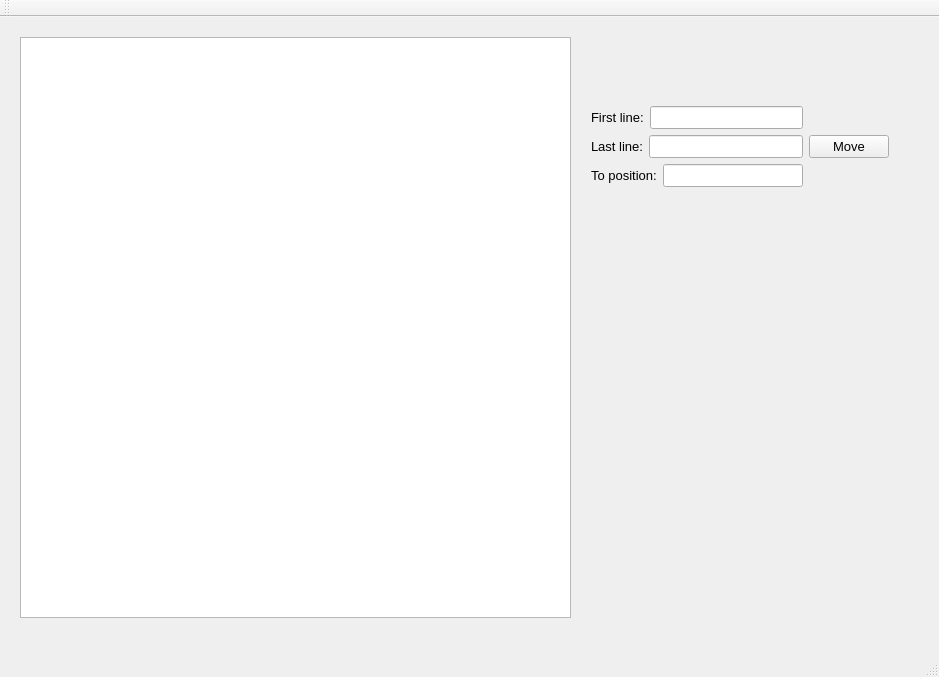
<?xml version="1.0" encoding="UTF-8"?>
<ui version="4.0">
 <class>MainWindowClass</class>
 <widget class="QMainWindow" name="MainWindowClass">
  <property name="geometry">
   <rect>
    <x>0</x>
    <y>0</y>
    <width>939</width>
    <height>677</height>
   </rect>
  </property>
  <property name="windowTitle">
   <string>MainWindow</string>
  </property>
  <widget class="QWidget" name="centralWidget">
   <widget class="QListWidget" name="listWidget">
    <property name="geometry">
     <rect>
      <x>20</x>
      <y>20</y>
      <width>551</width>
      <height>581</height>
     </rect>
    </property>
   </widget>
   <widget class="QWidget" name="">
    <property name="geometry">
     <rect>
      <x>580</x>
      <y>20</y>
      <width>320</width>
      <height>161</height>
     </rect>
    </property>
    <layout class="QVBoxLayout" name="verticalLayout_2">
     <item>
      <widget class="QLabel" name="infoLabel">
       <property name="font">
        <font>
         <pointsize>10</pointsize>
        </font>
       </property>
       <property name="text">
        <string/>
       </property>
      </widget>
     </item>
     <item>
      <layout class="QHBoxLayout" name="horizontalLayout_3">
       <item>
        <layout class="QVBoxLayout" name="verticalLayout">
         <item>
          <layout class="QHBoxLayout" name="horizontalLayout">
           <item>
            <widget class="QLabel" name="label">
             <property name="font">
              <font>
               <pointsize>10</pointsize>
              </font>
             </property>
             <property name="text">
              <string>First line:</string>
             </property>
            </widget>
           </item>
           <item>
            <widget class="QLineEdit" name="firstLine">
             <property name="font">
              <font>
               <pointsize>10</pointsize>
              </font>
             </property>
             <property name="inputMask">
              <string>9999</string>
             </property>
            </widget>
           </item>
          </layout>
         </item>
         <item>
          <layout class="QHBoxLayout" name="horizontalLayout_2">
           <item>
            <widget class="QLabel" name="label_2">
             <property name="font">
              <font>
               <pointsize>10</pointsize>
              </font>
             </property>
             <property name="text">
              <string>Last line:</string>
             </property>
            </widget>
           </item>
           <item>
            <widget class="QLineEdit" name="lastLine">
             <property name="font">
              <font>
               <pointsize>10</pointsize>
              </font>
             </property>
             <property name="inputMask">
              <string>9999</string>
             </property>
            </widget>
           </item>
          </layout>
         </item>
         <item>
          <layout class="QHBoxLayout" name="horizontalLayout_4">
           <item>
            <widget class="QLabel" name="label_3">
             <property name="font">
              <font>
               <pointsize>10</pointsize>
              </font>
             </property>
             <property name="text">
              <string>To position:</string>
             </property>
            </widget>
           </item>
           <item>
            <widget class="QLineEdit" name="position">
             <property name="font">
              <font>
               <pointsize>10</pointsize>
              </font>
             </property>
             <property name="inputMask">
              <string>999</string>
             </property>
            </widget>
           </item>
          </layout>
         </item>
        </layout>
       </item>
       <item>
        <widget class="QPushButton" name="Move">
         <property name="font">
          <font>
           <pointsize>10</pointsize>
          </font>
         </property>
         <property name="text">
          <string>Move</string>
         </property>
        </widget>
       </item>
      </layout>
     </item>
    </layout>
   </widget>
  </widget>
  <widget class="QMenuBar" name="menuBar">
   <property name="geometry">
    <rect>
     <x>0</x>
     <y>0</y>
     <width>939</width>
     <height>26</height>
    </rect>
   </property>
  </widget>
  <widget class="QToolBar" name="mainToolBar">
   <attribute name="toolBarArea">
    <enum>TopToolBarArea</enum>
   </attribute>
   <attribute name="toolBarBreak">
    <bool>false</bool>
   </attribute>
  </widget>
  <widget class="QStatusBar" name="statusBar"/>
 </widget>
 <layoutdefault spacing="6" margin="11"/>
 <resources>
  <include location="mainwindow.qrc"/>
 </resources>
 <connections/>
</ui>
